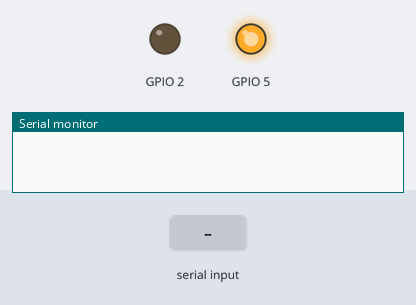
A sketch run on a simulated ESP8266 (NodeMCU). Shown: output pins drawn as LEDs (lit = HIGH), the last lines printed to the serial monitor. Dashed ring = blinking. Inputs (shaded band) come from the test bench. WiFi joins after 1.5 s; servers stay silent unless stated; no MQTT or app messages arrive unless stated.

Above: at 0.1 s.
At 2.7 s:
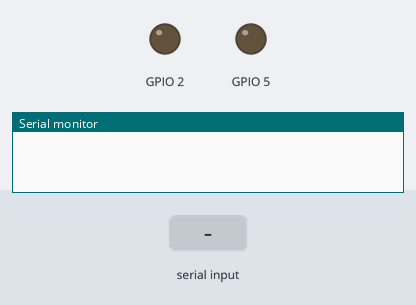
2.8 s: "!TEMP:#" received over Serial
At 4.0 s:
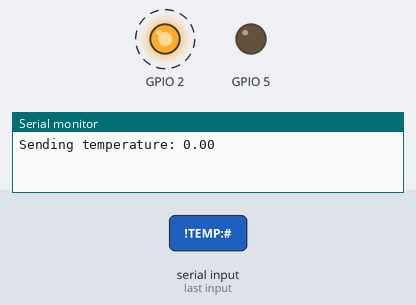
Timing chart, 0 to 11.8 s (numbered marks = the images above; inputs shaded):
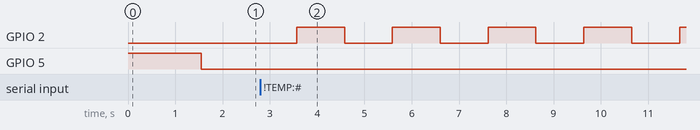

The sketch:

ESP32.ino
```cpp
#include <ESP8266WiFi.h>
#include "Adafruit_MQTT.h"
#include "Adafruit_MQTT_Client.h"

//Wifi name
#define WLAN_SSID       "Redmi Note 11"
//Wifi password
#define WLAN_PASS       "531327aA"

//Setup Adafruit
#define AIO_SERVER      "io.adafruit.com"
#define AIO_SERVERPORT  1883
//Fill your username
#define AIO_USERNAME    "Duyen"
//Fill your key
#define AIO_KEY         ""

//Setup MQTT
WiFiClient client;
Adafruit_MQTT_Client mqtt(&client, AIO_SERVER, AIO_SERVERPORT, AIO_USERNAME, AIO_KEY);

//Setup publish
Adafruit_MQTT_Publish temperature_pub = Adafruit_MQTT_Publish(&mqtt, AIO_USERNAME "/feeds/temperature");

int led_counter = 0;
int led_status = HIGH;

void setup() {
  //Put your setup code here, to run once:
  //Set pin 2,5 as OUTPUT
  pinMode(2, OUTPUT);
  pinMode(5, OUTPUT);
  //Set busy pin HIGH
  digitalWrite(5, HIGH);

  Serial.begin(115200);

  //Connect Wifi
  WiFi.begin(WLAN_SSID, WLAN_PASS);
  while (WiFi.status() != WL_CONNECTED) {
    delay(500);
  }

  //Connect MQTT
  while (mqtt.connect() != 0) {
    mqtt.disconnect();
    delay(500);
  }

  //Finish setup, set busy pin LOW
  digitalWrite(5, LOW);
}

void loop() {
  //Put your main code here, to run repeatedly:

  //Read serial
  if (Serial.available()) {
    String data = Serial.readStringUntil('#'); // Read data until '#'
    if (data.startsWith("!TEMP:")) {
      // Extract temperature value
      float temperature = data.substring(6).toFloat();
      Serial.print("Sending temperature: ");
      Serial.println(temperature);

      // Publish temperature to Adafruit
      if (!temperature_pub.publish(temperature)) {
        Serial.println("Failed to publish temperature!");
      }
    }
  }

  led_counter++;
  if (led_counter == 100) {
    //Every 1s
    led_counter = 0;
    //Toggle LED
    if (led_status == HIGH) led_status = LOW;
    else led_status = HIGH;
    digitalWrite(2, led_status);
  }
  delay(10);
}
```

Measured:
- by itself, GPIO 2: alternates HIGH for 1.0 s and LOW for 1.0 s
